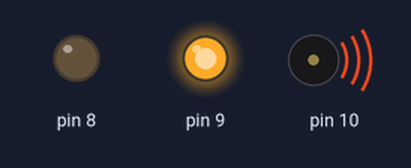
The sketch below on a simulated Arduino Uno, built with avr-gcc and run on an emulated ATmega328P. On the bench: output pins drawn as LEDs (lit = HIGH), buzzer (waves = sounding).

Above: at 0.05 s.
At 0.65 s:
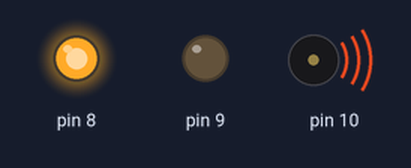
At 1.35 s:
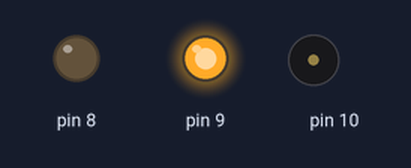
At 2.75 s:
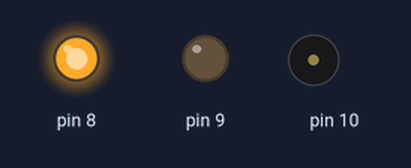
Timing chart, 0 to 3.0 s (numbered marks = the images above):
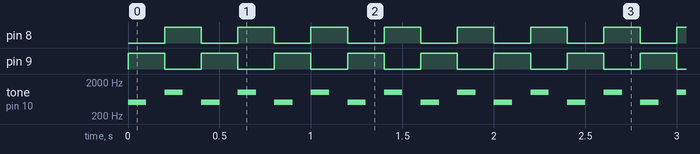

Measured:
- by itself, pin 8, pin 9: alternates HIGH for 0.20 s and LOW for 0.20 s
- by itself, tone on pin 10: repeats every 0.40 s: silent 0.10 s, 1000 Hz 0.10 s, silent 0.10 s, 500 Hz 0.10 s

The sketch:

siren.ino
```cpp
void setup() {
  pinMode(10, OUTPUT);
  pinMode(9, OUTPUT);
  pinMode(8, OUTPUT);
}
void loop() {
  tone(10,500,100);
  digitalWrite(9, HIGH); //파란불 켜기
  digitalWrite(8, LOW); //빨간불 끄기
  delay(200);

  tone(10, 1000, 100);
  digitalWrite(9, LOW); //파란불 끄기
  digitalWrite(8, HIGH); //빨간불 켜기
  delay(200);
}
```
